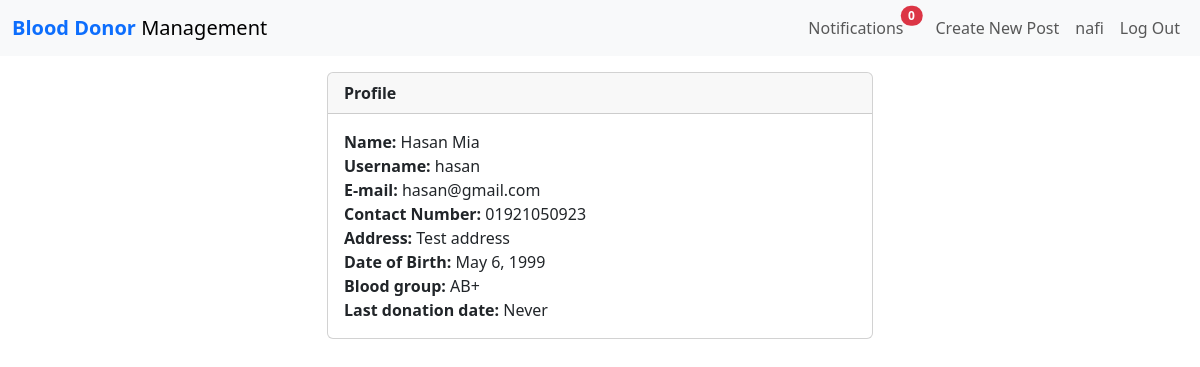
The app's page /users/view/20 (signed in) with its own data.
### auth1/models.py (models this page shows, shortened)
class RegisterUser(AbstractBaseUser):
	username				= models.CharField(max_length=50, unique=True)
	name					= models.CharField(max_length=100)
	email					= models.EmailField(max_length=100, unique=True)
	contact_number			= models.CharField(max_length=15)
	address					= models.CharField(max_length=250, null=True, blank=True)
	date_of_birth			= models.DateField(null=True, blank=True) #Fix
	nid						= models.CharField(max_length=13, null=True, blank=True)
	blood_group				= models.CharField(max_length=8, choices=BLOOD_GROUPS, null=True, blank=True)
	date_joined				= models.DateTimeField(verbose_name='date joined', auto_now_add=True)
	last_login				= models.DateTimeField(verbose_name='last login', auto_now=True)
	is_admin				= models.BooleanField(default=False)
	is_active				= models.BooleanField(default=True)
	is_staff				= models.BooleanField(default=False)
	is_superuser			= models.BooleanField(default=False)
	last_donated			= models.DateField(verbose_name='last_donated', auto_now_add=False, null=True, blank=True)
	donation_count			= models.IntegerField(default=0)
	USERNAME_FIELD = 'email'
	REQUIRED_FIELDS = ['username', 'password']
	objects = MyAccountManager()

### post/views.py (the view)
# urls.py: path('users/view/<int:user_id>', views.view_user, name='view_user'),
def view_user(request, user_id):
    context = {}
    profile = RegisterUser.objects.get(id=user_id)
    context['profile'] = profile
    print(user_id)
    born = profile.date_of_birth
    today = date.today()
    age = today.year - born.year - ((today.month, today.day) < (born.month, born.day))
    return render(request, 'auth1/profile.html', {
        'profile': profile,
        'age': age,
    })

### post/context_processors.py (called while the page is built)
def notification_to_base(request):
    user = request.user.id
    notifications = Notification.objects.filter(receiver=user).order_by('-creation_date')
    unread_notifications = Notification.objects.filter(receiver=user).exclude(read_by=user).order_by('-creation_date')
    total_unread_notifications = len(unread_notifications)
    return {
        'total_unread_notifications': total_unread_notifications,
        'notifications': notifications,
        }

### auth1/templates/auth1/profile.html (shortened to what this page needs)
{% extends 'post/base.html' %}
{% block content %}
    <div class="container">
        <div class="row">
            <div class="col-6 offset-3 my-3">
                <div class="card">
                    <div class="card-header d-flex justify-content-between align-items-center">
                        <b>Profile</b>
                    </div>
                    <div class="card-body">
                        <b>Name: </b>{{ profile.name }}<br/>
                        <b>Username: </b>{{ profile.username }}<br/>
                        <b>E-mail: </b>{{ profile.email }}<br/>
                        <b>Contact Number: </b>{{ profile.contact_number }}<br/>
                        {% if profile.address != None and profile.blood_group != None and profile.nid != None  %}
                            <b>Address: </b>{{ profile.address }}<br/>
                            <b>Date of Birth: </b>{{ profile.date_of_birth }}<br/>
                            <b>Blood group: </b>{{ profile.blood_group }}<br/>
                            {% if last_donated == None %}
                                <b>Last donation date: </b> Never <br>
                            {% else %}
                                <b>Last donation date: </b>{{ profile.last_donated }} ({{days}} days ago) <br/>
                            {% endif %}
                        {% endif %}
                    </div>
                </div> <br>
            </div>
        </div>
    </div>
{% endblock %}

### post/templates/post/base.html (shortened to what this page needs)
<!DOCTYPE html>
<html lang="en">
<head>
	{% load bootstrap5 %}
	{% bootstrap_css %}
	<nav class="navbar navbar-expand-lg navbar-light bg-light">
		<div class="container-fluid">
			<a class="navbar-brand" href="{% url 'home'%}"> <b class="text-primary"> Blood Donor
				</b><span>Management</span> </a>
			<div class="collapse navbar-collapse" id="navbarSupportedContent">
				{% if user.is_authenticated %}
				<ul class="navbar-nav ml-auto">
					<li class="nav-item dropdown">
						<a type="button" class="nav-link position-relative me-3 " data-bs-toggle="dropdown"
							aria-expanded="false" href="/auth1/user/{{user.id}}/notifications">
							Notifications
							<span
								class="position-absolute top-5 start-100 translate-middle badge rounded-pill bg-danger">
								{{ total_unread_notifications }}
							</span>
						</a>
					</li>
					<li class="nav-item">
						<a class="nav-link" href="{% url 'createpost' %}">Create New Post</a>
					</li>
					<li class="nav-item">
						<a class="nav-link" href="{% url 'profileUser'%}">{{user.username}}</a>
					</li>
					<li class="nav-item">
						<a class="nav-link" href="{% url 'logoutUser'%}">Log Out</a>
					</li>
				</ul>
				{% endif %}
			</div>
		</div>
	</nav>
</head>
<body>
	<div id="content" , name="content">
		{% block content %}
		{% endblock %}
	</div>
</body>
</html>

### records on screen
RegisterUser: username "nafi"
RegisterUser: name "Hasan Mia", username "hasan", email "hasan@gmail.com", contact_number "01921050923", address "Test address", date_of_birth "May 6, 1999", blood_group "AB+"

### other values on screen
{{ total_unread_notifications }} "0"
